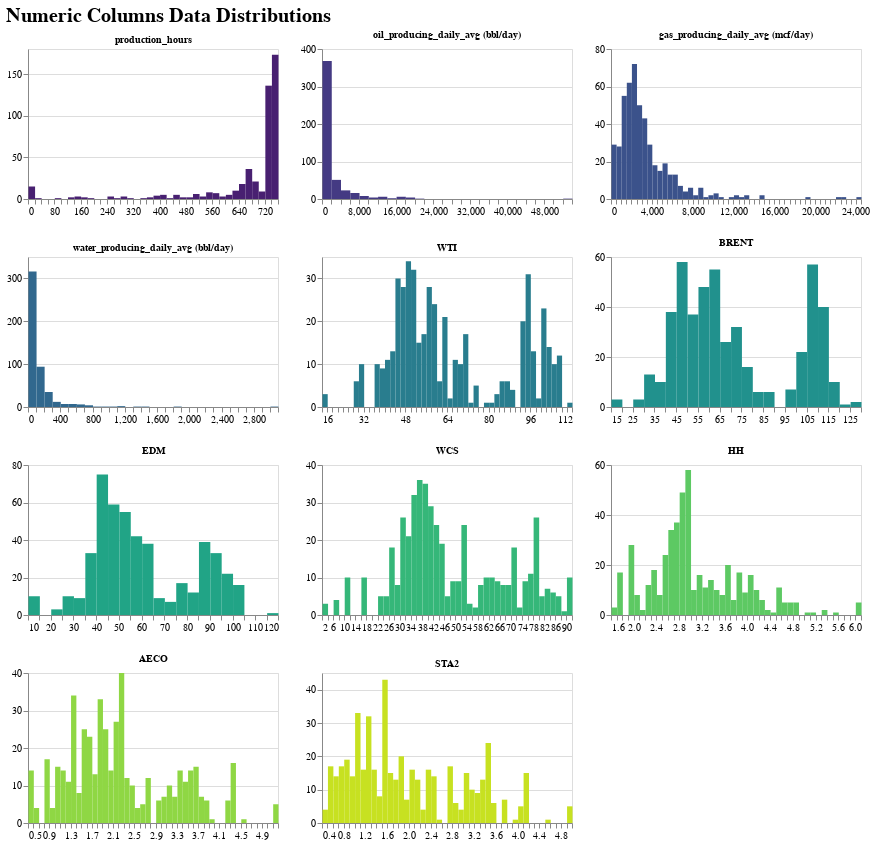

The notebook cell this image was saved under:
### Markdown cell above
#### Distributions of Numeric Columns
- These are used to visualize how numeric columns are distributed, and to observe any patterns or outliers in the dataset.

### Code cell
# Function to plot a set of histograms for a subset of columns
def plot_numeric_histograms(input_df, subset, chart_title, col_count):
    # Melt the numeric columns into one column
    df_melt = input_df[subset].melt(var_name='feature', value_name='value')

    # Create a base Altair histogram chart
    base_chart = alt.Chart(df_melt).mark_bar(opacity=1, binSpacing=0).encode(
        alt.X('value:Q').axis(title=None).bin(maxbins=50),
        alt.Y('count():Q').axis(title=None).stack(None),
        color = alt.Color('feature:N').scale(scheme='viridis').sort(df.columns).legend(None)
    ).properties(
        width=750 / col_count,
        height=150
    )

    # Display a histogram for each numeric_columns
    chart = alt.ConcatChart(
        title=alt.Title(f'{chart_title}', fontSize=20),
        concat=[base_chart.transform_filter(alt.datum.feature == value).properties(title=value) for value in subset],
        columns=col_count,
    ).configure_title(
        fontSize=10
    ).resolve_axis(
        x='independent',
        y='independent'
    ).resolve_scale(
        x='independent', 
        y='independent'
    )

    return chart

numeric_columns = [col for col in df.columns.to_list() if col not in ['well_name','date']]

plot_numeric_histograms(df, numeric_columns, 'Numeric Columns Data Distributions', 3)

### Figure 1 — Vega-Lite specification as saved in the notebook (floating-point values rounded to 4 significant figures; data arrays with more than 128 entries replaced by an {"elided": "..."} marker saying what was removed)
{"config": {"view": {"continuousWidth": 300, "continuousHeight": 300}, "title": {"fontSize": 10}}, "concat": [{"mark": {"type": "bar", "binSpacing": 0, "opacity": 1}, "encoding": {"color": {"field": "feature", "legend": null, "scale": {"scheme": "viridis"}, "sort": ["well_name", "date", "production_hours", "oil_producing_daily_avg (bbl/day)", "gas_producing_daily_avg (mcf/day)", "water_producing_daily_avg (bbl/day)", "WTI", "BRENT", "EDM", "WCS", "HH", "AECO", "STA2"], "type": "nominal"}, "x": {"axis": {"title": null}, "bin": {"maxbins": 50}, "field": "value", "type": "quantitative"}, "y": {"aggregate": "count", "axis": {"title": null}, "stack": null, "type": "quantitative"}}, "height": 150, "title": "production_hours", "transform": [{"filter": "(datum.feature === 'production_hours')"}], "width": 250.0}, {"mark": {"type": "bar", "binSpacing": 0, "opacity": 1}, "encoding": {"color": {"field": "feature", "legend": null, "scale": {"scheme": "viridis"}, "sort": ["well_name", "date", "production_hours", "oil_producing_daily_avg (bbl/day)", "gas_producing_daily_avg (mcf/day)", "water_producing_daily_avg (bbl/day)", "WTI", "BRENT", "EDM", "WCS", "HH", "AECO", "STA2"], "type": "nominal"}, "x": {"axis": {"title": null}, "bin": {"maxbins": 50}, "field": "value", "type": "quantitative"}, "y": {"aggregate": "count", "axis": {"title": null}, "stack": null, "type": "quantitative"}}, "height": 150, "title": "oil_producing_daily_avg (bbl/day)", "transform": [{"filter": "(datum.feature === 'oil_producing_daily_avg (bbl/day)')"}], "width": 250.0}, {"mark": {"type": "bar", "binSpacing": 0, "opacity": 1}, "encoding": {"color": {"field": "feature", "legend": null, "scale": {"scheme": "viridis"}, "sort": ["well_name", "date", "production_hours", "oil_producing_daily_avg (bbl/day)", "gas_producing_daily_avg (mcf/day)", "water_producing_daily_avg (bbl/day)", "WTI", "BRENT", "EDM", "WCS", "HH", "AECO", "STA2"], "type": "nominal"}, "x": {"axis": {"title": null}, "bin": {"maxbins": 50}, "field": "value", "type": "quantitative"}, "y": {"aggregate": "count", "axis": {"title": null}, "stack": null, "type": "quantitative"}}, "height": 150, "title": "gas_producing_daily_avg (mcf/day)", "transform": [{"filter": "(datum.feature === 'gas_producing_daily_avg (mcf/day)')"}], "width": 250.0}, {"mark": {"type": "bar", "binSpacing": 0, "opacity": 1}, "encoding": {"color": {"field": "feature", "legend": null, "scale": {"scheme": "viridis"}, "sort": ["well_name", "date", "production_hours", "oil_producing_daily_avg (bbl/day)", "gas_producing_daily_avg (mcf/day)", "water_producing_daily_avg (bbl/day)", "WTI", "BRENT", "EDM", "WCS", "HH", "AECO", "STA2"], "type": "nominal"}, "x": {"axis": {"title": null}, "bin": {"maxbins": 50}, "field": "value", "type": "quantitative"}, "y": {"aggregate": "count", "axis": {"title": null}, "stack": null, "type": "quantitative"}}, "height": 150, "title": "water_producing_daily_avg (bbl/day)", "transform": [{"filter": "(datum.feature === 'water_producing_daily_avg (bbl/day)')"}], "width": 250.0}, {"mark": {"type": "bar", "binSpacing": 0, "opacity": 1}, "encoding": {"color": {"field": "feature", "legend": null, "scale": {"scheme": "viridis"}, "sort": ["well_name", "date", "production_hours", "oil_producing_daily_avg (bbl/day)", "gas_producing_daily_avg (mcf/day)", "water_producing_daily_avg (bbl/day)", "WTI", "BRENT", "EDM", "WCS", "HH", "AECO", "STA2"], "type": "nominal"}, "x": {"axis": {"title": null}, "bin": {"maxbins": 50}, "field": "value", "type": "quantitative"}, "y": {"aggregate": "count", "axis": {"title": null}, "stack": null, "type": "quantitative"}}, "height": 150, "title": "WTI", "transform": [{"filter": "(datum.feature === 'WTI')"}], "width": 250.0}, {"mark": {"type": "bar", "binSpacing": 0, "opacity": 1}, "encoding": {"color": {"field": "feature", "legend": null, "scale": {"scheme": "viridis"}, "sort": ["well_name", "date", "production_hours", "oil_producing_daily_avg (bbl/day)", "gas_producing_daily_avg (mcf/day)", "water_producing_daily_avg (bbl/day)", "WTI", "BRENT", "EDM", "WCS", "HH", "AECO", "STA2"], "type": "nominal"}, "x": {"axis": {"title": null}, "bin": {"maxbins": 50}, "field": "value", "type": "quantitative"}, "y": {"aggregate": "count", "axis": {"title": null}, "stack": null, "type": "quantitative"}}, "height": 150, "title": "BRENT", "transform": [{"filter": "(datum.feature === 'BRENT')"}], "width": 250.0}, {"mark": {"type": "bar", "binSpacing": 0, "opacity": 1}, "encoding": {"color": {"field": "feature", "legend": null, "scale": {"scheme": "viridis"}, "sort": ["well_name", "date", "production_hours", "oil_producing_daily_avg (bbl/day)", "gas_producing_daily_avg (mcf/day)", "water_producing_daily_avg (bbl/day)", "WTI", "BRENT", "EDM", "WCS", "HH", "AECO", "STA2"], "type": "nominal"}, "x": {"axis": {"title": null}, "bin": {"maxbins": 50}, "field": "value", "type": "quantitative"}, "y": {"aggregate": "count", "axis": {"title": null}, "stack": null, "type": "quantitative"}}, "height": 150, "title": "EDM", "transform": [{"filter": "(datum.feature === 'EDM')"}], "width": 250.0}, {"mark": {"type": "bar", "binSpacing": 0, "opacity": 1}, "encoding": {"color": {"field": "feature", "legend": null, "scale": {"scheme": "viridis"}, "sort": ["well_name", "date", "production_hours", "oil_producing_daily_avg (bbl/day)", "gas_producing_daily_avg (mcf/day)", "water_producing_daily_avg (bbl/day)", "WTI", "BRENT", "EDM", "WCS", "HH", "AECO", "STA2"], "type": "nominal"}, "x": {"axis": {"title": null}, "bin": {"maxbins": 50}, "field": "value", "type": "quantitative"}, "y": {"aggregate": "count", "axis": {"title": null}, "stack": null, "type": "quantitative"}}, "height": 150, "title": "WCS", "transform": [{"filter": "(datum.feature === 'WCS')"}], "width": 250.0}, {"mark": {"type": "bar", "binSpacing": 0, "opacity": 1}, "encoding": {"color": {"field": "feature", "legend": null, "scale": {"scheme": "viridis"}, "sort": ["well_name", "date", "production_hours", "oil_producing_daily_avg (bbl/day)", "gas_producing_daily_avg (mcf/day)", "water_producing_daily_avg (bbl/day)", "WTI", "BRENT", "EDM", "WCS", "HH", "AECO", "STA2"], "type": "nominal"}, "x": {"axis": {"title": null}, "bin": {"maxbins": 50}, "field": "value", "type": "quantitative"}, "y": {"aggregate": "count", "axis": {"title": null}, "stack": null, "type": "quantitative"}}, "height": 150, "title": "HH", "transform": [{"filter": "(datum.feature === 'HH')"}], "width": 250.0}, {"mark": {"type": "bar", "binSpacing": 0, "opacity": 1}, "encoding": {"color": {"field": "feature", "legend": null, "scale": {"scheme": "viridis"}, "sort": ["well_name", "date", "production_hours", "oil_producing_daily_avg (bbl/day)", "gas_producing_daily_avg (mcf/day)", "water_producing_daily_avg (bbl/day)", "WTI", "BRENT", "EDM", "WCS", "HH", "AECO", "STA2"], "type": "nominal"}, "x": {"axis": {"title": null}, "bin": {"maxbins": 50}, "field": "value", "type": "quantitative"}, "y": {"aggregate": "count", "axis": {"title": null}, "stack": null, "type": "quantitative"}}, "height": 150, "title": "AECO", "transform": [{"filter": "(datum.feature === 'AECO')"}], "width": 250.0}, {"mark": {"type": "bar", "binSpacing": 0, "opacity": 1}, "encoding": {"color": {"field": "feature", "legend": null, "scale": {"scheme": "viridis"}, "sort": ["well_name", "date", "production_hours", "oil_producing_daily_avg (bbl/day)", "gas_producing_daily_avg (mcf/day)", "water_producing_daily_avg (bbl/day)", "WTI", "BRENT", "EDM", "WCS", "HH", "AECO", "STA2"], "type": "nominal"}, "x": {"axis": {"title": null}, "bin": {"maxbins": 50}, "field": "value", "type": "quantitative"}, "y": {"aggregate": "count", "axis": {"title": null}, "stack": null, "type": "quantitative"}}, "height": 150, "title": "STA2", "transform": [{"filter": "(datum.feature === 'STA2')"}], "width": 250.0}], "columns": 3, "data": {"name": "data-f5907f5c334b45dab55afd5a3bdf68a3"}, "resolve": {"axis": {"x": "independent", "y": "independent"}, "scale": {"x": "independent", "y": "independent"}}, "title": {"text": "Numeric Columns Data Distributions", "fontSize": 20}, "$schema": "https://vega.github.io/schema/vega-lite/v5.20.1.json", "datasets": {"data-f5907f5c334b45dab55afd5a3bdf68a3": {"elided": "5390 records"}}}
